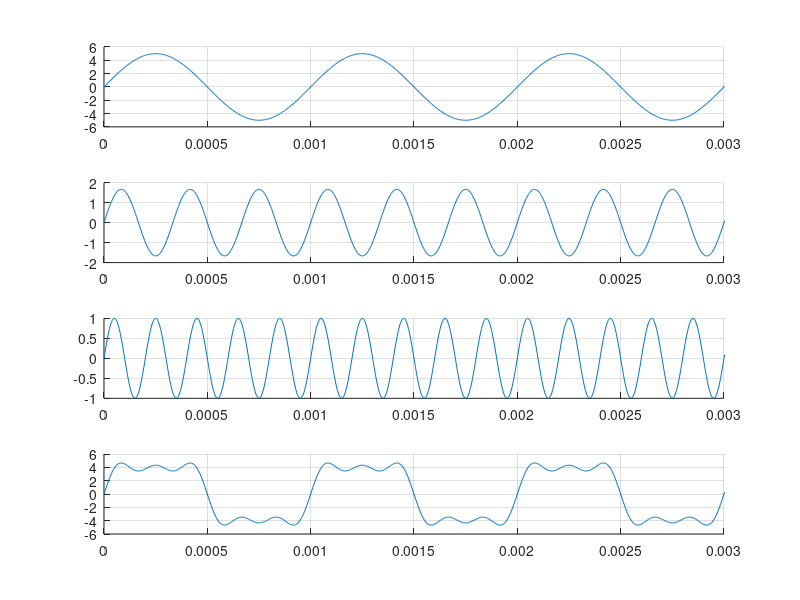
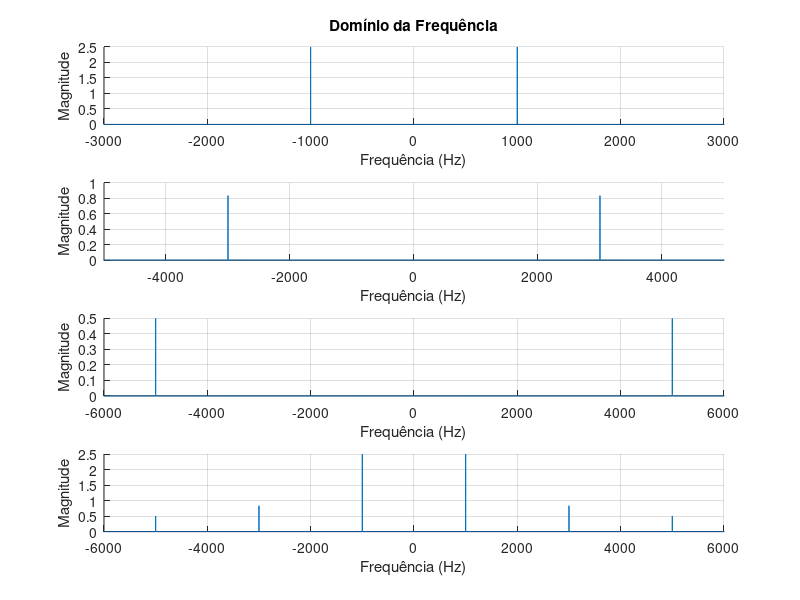
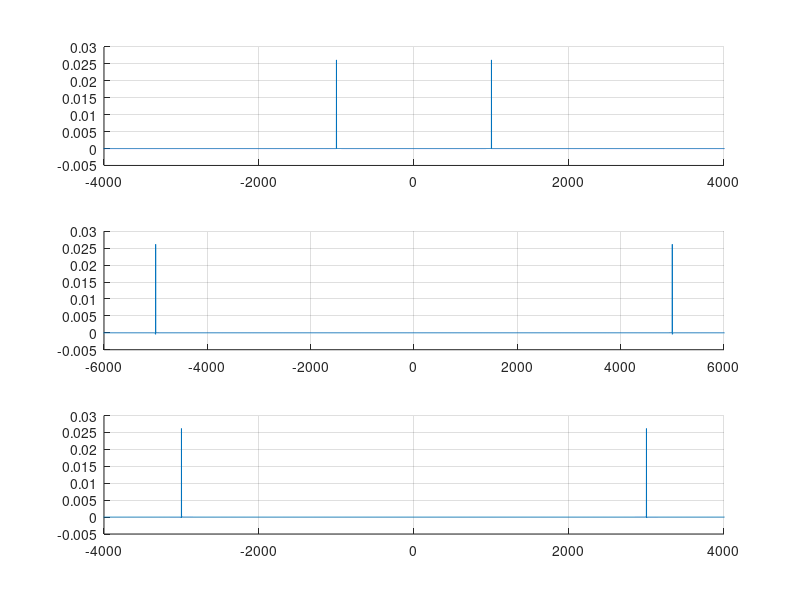
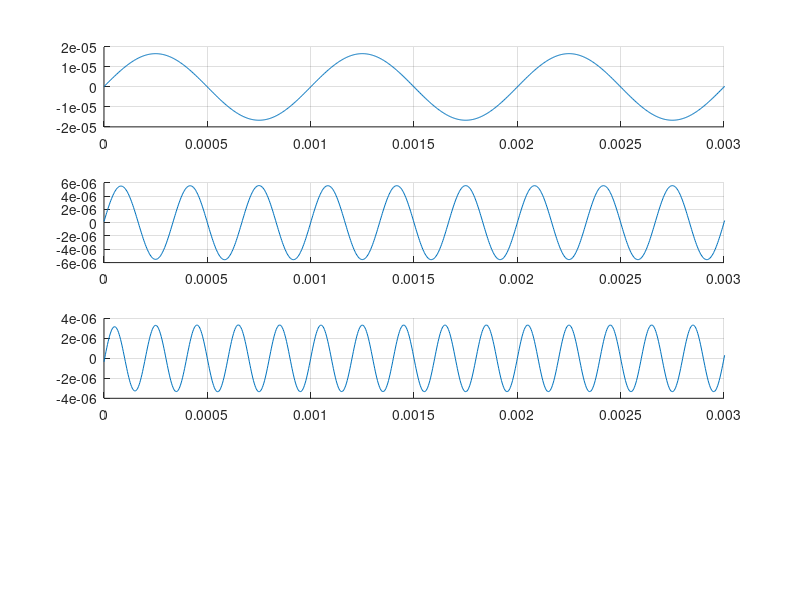

Here is the MATLAB script that generated these plots, in order:
pkg load signal;

clear all; close all; clc;
f= 1000;
T= 1/f;

fs = 60 * 5*f;
ts = 1/fs;
phi = 0;

t = 0 : ts : 1;
% t = 0 : ts : (300000)*ts;

s1_t = 5*sin(2*pi*f*t);
s2_t = (5/3)*sin(2*pi*3*f*t);
s3_t = 1*sin(2*pi*5*f*t);

s_t = s1_t + s2_t + s3_t;

figure;
subplot(4,1,1); hold on; grid on;
plot(t, s1_t);
xlim([0 3*T]);

subplot(4,1,2); hold on; grid on;
plot(t, s2_t);
xlim([0 3*T]);

subplot(4,1,3); hold on; grid on;
plot(t, s3_t);
xlim([0 3*T]);

subplot(4,1,4); hold on; grid on;
plot(t, s_t);
xlim([0 3*T]);

% dominio da frequencia
# passo_f = length(t)/(fs+1);
passo_f = fs / length(t);
f_axis = -fs/2 : passo_f : fs/2 - passo_f;

% Certifique-se de que o comprimento de f_axis corresponde ao de t
% if length(f_axis) > length(t)
%    f_axis = f_axis(1:end-1); % Remove o último elemento se necessário
% end

X_fs1 = fft(s1_t)/length(s1_t);
X_fs1 = fftshift(X_fs1);

X_fs2 = fft(s2_t)/length(s2_t);
X_fs2 = fftshift(X_fs2);

X_fs3 = fft(s3_t)/length(s3_t);
X_fs3 = fftshift(X_fs3);

X_fst = fft(s_t)/length(s_t);
X_fst = fftshift(X_fst);

% falta colocar label
figure;
subplot(4,1,1); hold on; grid on;
plot(f_axis, abs(X_fs1));
xlabel('Frequência (Hz)');
ylabel('Magnitude');
title('Domínio da Frequência');
xlim([-3000 3000]);

subplot(4,1,2); hold on; grid on;
plot(f_axis, abs(X_fs2));
xlabel('Frequência (Hz)');
ylabel('Magnitude');
xlim([-5000 5000])

subplot(4,1,3); hold on; grid on;
plot(f_axis, abs(X_fs3));
xlabel('Frequência (Hz)');
ylabel('Magnitude');
xlim([-6000 6000])

subplot(4,1,4); hold on; grid on;
plot(f_axis, abs(X_fst));
xlabel('Frequência (Hz)');
ylabel('Magnitude');
xlim([-6000 6000])

% filtros no domínio do tempo
filtro_pb = [zeros(1,148000) ones(1,4001) zeros(1,148000)];
filtro_pa = [ones(1,146000) zeros(1,8001) ones(1,146000)];
filtro_pf = [zeros(1,146000) ones(1,2000) zeros(1,4001) ones(1,2000) zeros(1,146000)];

st_pb = X_fst .* filtro_pb;
figure;
subplot(3,1,1); hold on; grid on;
plot(f_axis, st_pb);
xlim([-4000 4000])

st_pa = X_fst .* filtro_pa;
subplot(3,1,2); hold on; grid on;
plot(f_axis, st_pa);
xlim([-6000 6000])

st_pf = X_fst .* filtro_pf;
subplot(3,1,3); hold on; grid on;
plot(f_axis, st_pf);
xlim([-4000 4000])

st_pb_filtrado = ifft(ifftshift(st_pb));
st_pa_filtrado = ifft(ifftshift(st_pa));
st_pf_filtrado = ifft(ifftshift(st_pf));

figure;
subplot(4,1,1); hold on; grid on;
plot(t, st_pb_filtrado);
xlim([0 3*T]);

subplot(4,1,2); hold on; grid on;
plot(t, st_pf_filtrado);
xlim([0 3*T]);

subplot(4,1,3); hold on; grid on;
plot(t, st_pa_filtrado);
xlim([0 3*T]);